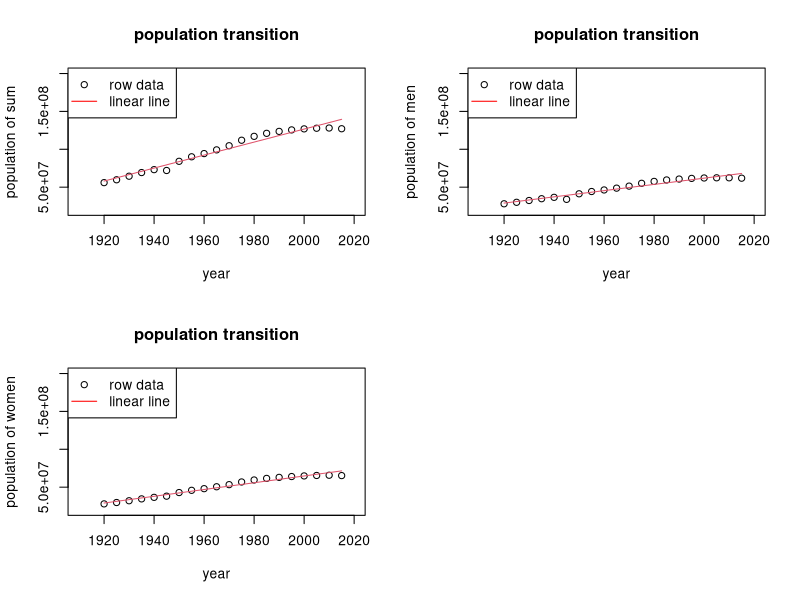

The R source for this figure:
# データファイルの読み込み
data = read.csv("c01.csv", header = TRUE, fileEncoding = "utf-8")

# データ抽出
data = data[, c("都道府県名", "西暦年", "人口総数", "人口男", "人口女")]
data = data[data$都道府県名 == "全国", ]
#x = data$"西暦年"
#y1 = data$"人口総数"

# 最小二乗法による線形近似
result1 = lm(data[, c("人口総数")] ~ data[, c("西暦年")], data = data)
result2 = lm(data[, c("人口男")] ~ data[, c("西暦年")], data = data)
result3 = lm(data[, c("人口女")] ~ data[, c("西暦年")], data = data)
#print(summary(result1))
#print(summary(result2))
#print(summary(result3))

# データプロット
par(mfrow = c(2, 2))
# 左上
plot(data[,c("西暦年")], data[,c("人口総数")], type="p", col=1, lty=1, xlab="year", ylab="population of sum", xlim=c(1910, 2020), ylim=c(2e7, 2e8), main="population transition")
lines(data[,c("西暦年")], fitted(result1), col=2)
legend("topleft", legend=c("row data", "linear line"), pch=c(1,-1), lty=c(0,1), col=c("black", "red"))
# 右上
plot(data[,c("西暦年")], data[,c("人口男")], type="p", col=1, lty=1, xlab="year", ylab="population of men", xlim=c(1910, 2020), ylim=c(2e7, 2e8), main="population transition")
lines(data[,c("西暦年")], fitted(result2), col=2)
legend("topleft", legend=c("row data", "linear line"), pch=c(1,-1), lty=c(0,1), col=c("black", "red"))
# 左下
plot(data[,c("西暦年")], data[,c("人口女")], type="p", col=1, lty=1, xlab="year", ylab="population of women", xlim=c(1910, 2020), ylim=c(2e7, 2e8), main="population transition")
lines(data[,c("西暦年")], fitted(result3), col=2)
legend("topleft", legend=c("row data", "linear line"), pch=c(1,-1), lty=c(0,1), col=c("black", "red"))